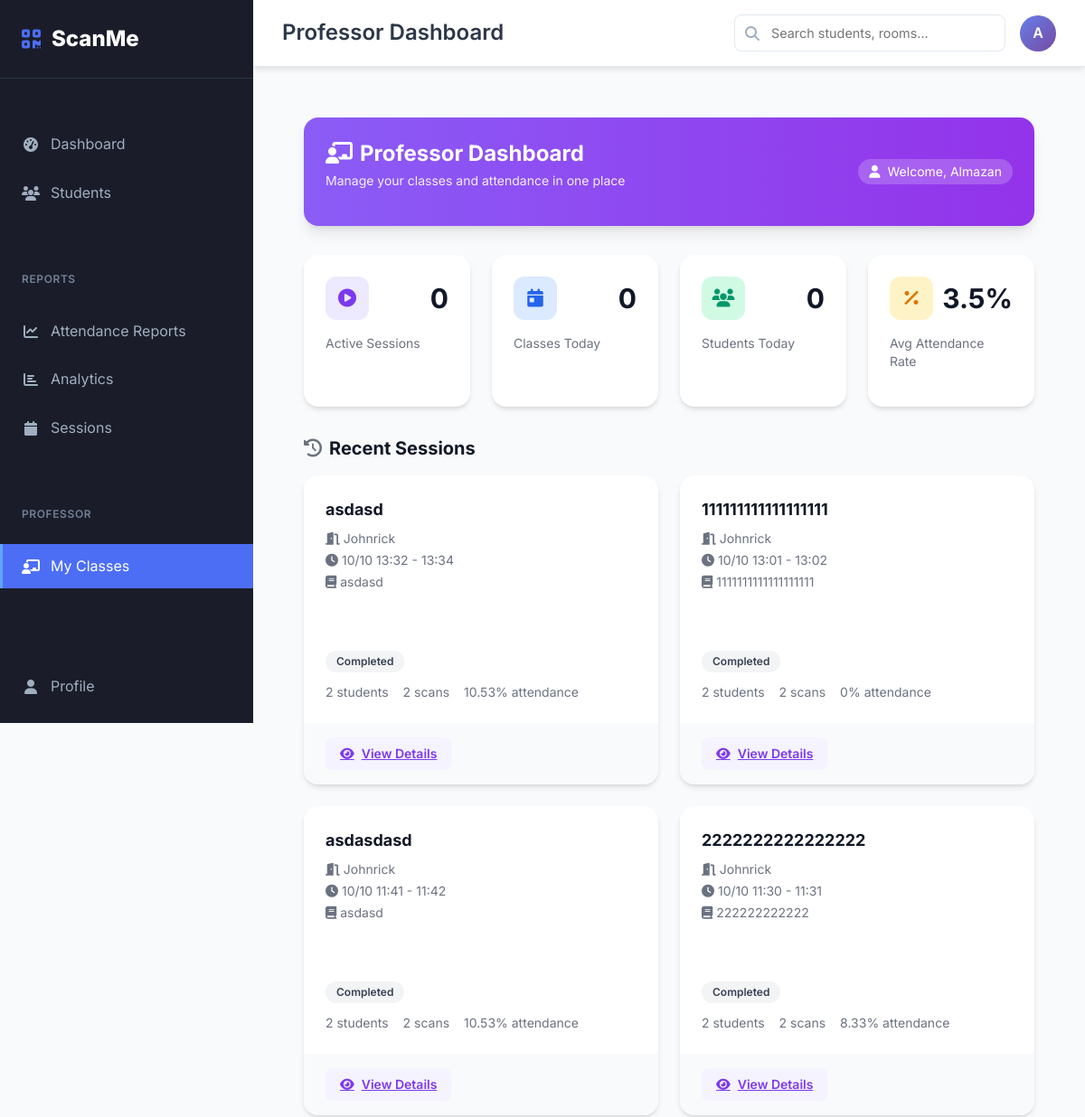
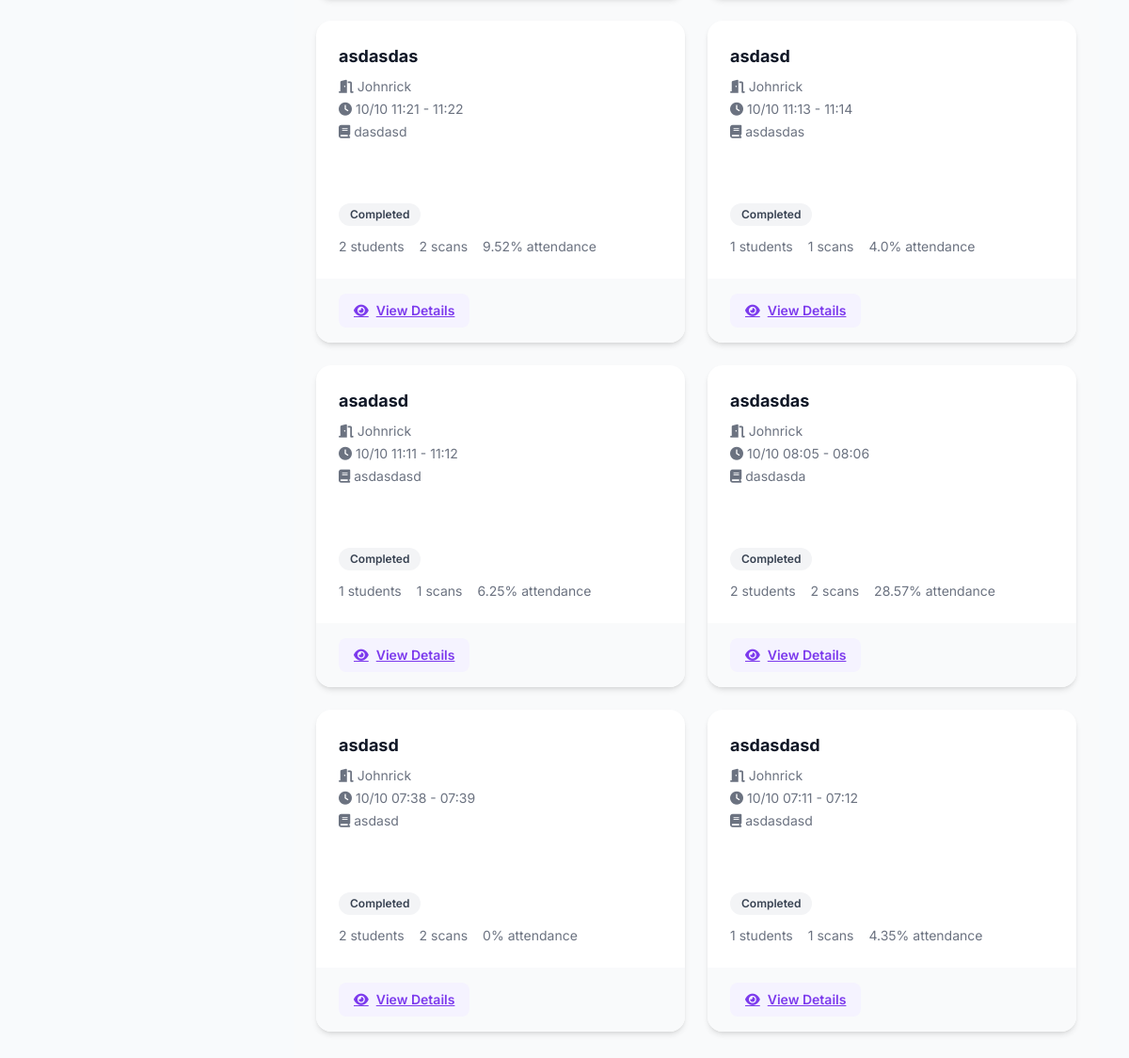
Page /professor/ (signed in) on the earlier database version (2 pictures, top to bottom).
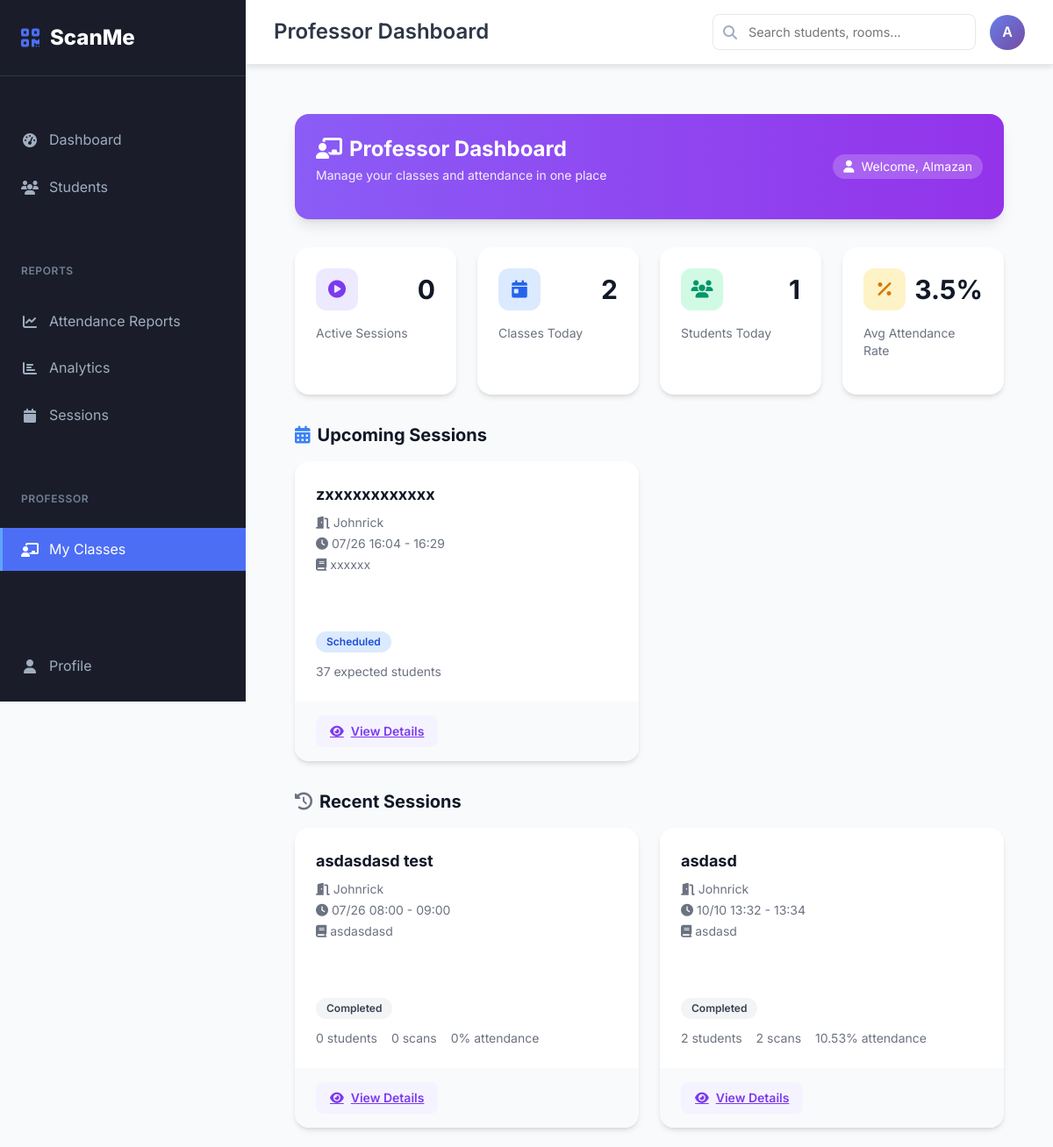
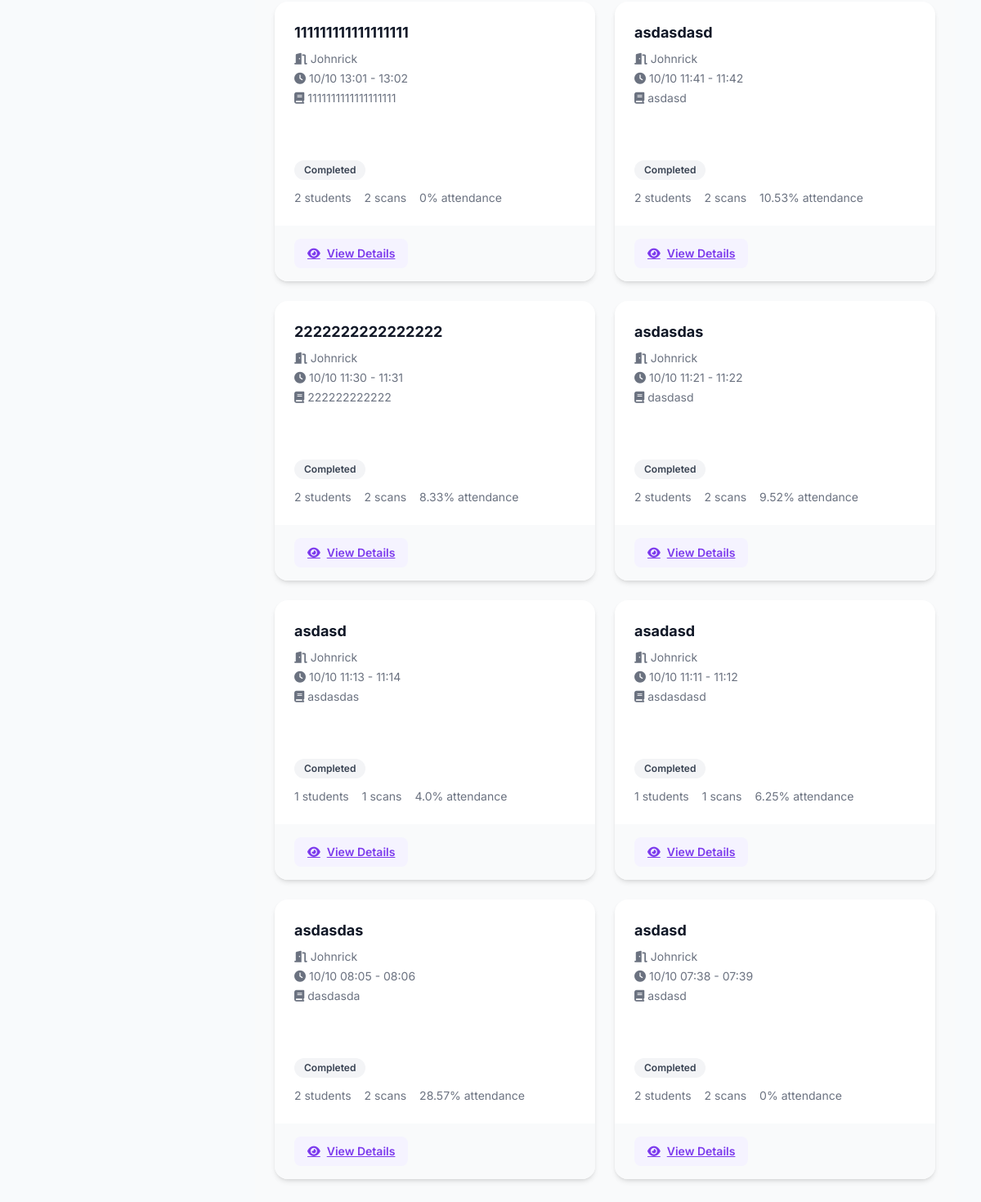
Same page on the later database version (2 pictures, top to bottom).
### app/models/attendance_model.py (models this page shows, shortened)
class AttendanceSession(db.Model):
    __tablename__ = 'attendance_sessions'
    id = db.Column(db.Integer, primary_key=True)
    room_id = db.Column(db.Integer, db.ForeignKey('rooms.id'), nullable=False, index=True)
    session_name = db.Column(db.String(100), nullable=False)
    subject = db.Column(db.String(100))
    instructor = db.Column(db.String(100))
    start_time = db.Column(db.DateTime, nullable=False)
    end_time = db.Column(db.DateTime, nullable=False)
    expected_students = db.Column(db.Integer, default=0)
    is_active = db.Column(db.Boolean, default=True, nullable=False)
    created_by = db.Column(db.Integer, db.ForeignKey('users.id'), nullable=False)
    created_at = db.Column(db.DateTime, default=datetime.utcnow)
    attendance_records = db.relationship('AttendanceRecord', backref='session', lazy=True)
    def get_attendance_summary(self):
        total_scans = len(self.attendance_records)
        unique_students = len(set(record.student_id for record in self.attendance_records))
        late_arrivals = len([record for record in self.attendance_records if record.is_late])
        duplicates = len([record for record in self.attendance_records if record.is_duplicate])
        attendance_rate = 0
        if self.expected_students > 0:
            attendance_rate = (unique_students / self.expected_students) * 100
        return {
            'total_scans': total_scans,
            'unique_students': unique_students,
            'late_arrivals': late_arrivals,
            'duplicates': duplicates,
            'expected_students': self.expected_students,
            'attendance_rate': round(attendance_rate, 2)
        }
    def get_session_status(self):
        now = datetime.utcnow()
        if not self.is_active:
            return 'inactive'
        elif now < self.start_time:
            return 'scheduled'
        elif now > self.end_time:
            return 'completed'
        else:
            return 'active'

### app/models/room_model.py (models this page shows, shortened)
class Room(db.Model):
    __tablename__ = 'rooms'
    id = db.Column(db.Integer, primary_key=True)
    room_number = db.Column(db.String(20), unique=True, nullable=False, index=True)
    room_name = db.Column(db.String(100), nullable=True)
    building = db.Column(db.String(50), nullable=False)
    floor = db.Column(db.Integer, nullable=False)
    capacity = db.Column(db.Integer, nullable=False, default=30)
    room_type = db.Column(db.String(30), nullable=False, default='classroom')  # classroom, laboratory, auditorium
    equipment = db.Column(db.Text)  # JSON string of available equipment
    description = db.Column(db.Text)
    is_active = db.Column(db.Boolean, default=True, nullable=False)
    created_at = db.Column(db.DateTime, default=datetime.utcnow)
    updated_at = db.Column(db.DateTime, default=datetime.utcnow, onupdate=datetime.utcnow)
    attendance_records = db.relationship('AttendanceRecord', backref='room', lazy=True, cascade='all, delete-orphan')
    sessions = db.relationship('AttendanceSession', backref='room', lazy=True, cascade='all, delete-orphan')

### app/routes/professor_routes.py (the view)
    def decorated_function(*args, **kwargs):
        if not current_user.is_authenticated:
            return redirect(url_for('auth.login'))
        if not (current_user.is_professor() or current_user.is_admin()):
            flash('Access denied. Professor privileges required.', 'error')
            return redirect(url_for('main.dashboard'))
        return f(*args, **kwargs)

### app/models/user_model.py (called while the page is built)
    def is_admin(self):
        return self.role == 'admin'

    def is_professor(self):
        return self.role == 'professor'

    def can_manage_students(self):
        return self.role in ['admin', 'professor']

    def can_view_reports(self):
        return self.role in ['admin', 'professor']

    def get_display_name(self):
        return self.username.title()

### app/routes/professor_routes.py (called while the page is built)
def requires_professor_access(f):
    def decorated_function(*args, **kwargs):
        if not current_user.is_authenticated:
            return redirect(url_for('auth.login'))
        if not (current_user.is_professor() or current_user.is_admin()):
            flash('Access denied. Professor privileges required.', 'error')
            return redirect(url_for('main.dashboard'))
        return f(*args, **kwargs)
    decorated_function.__name__ = f.__name__
    return decorated_function

### app/templates/professor/dashboard.html (shortened to what the changed rows need)
{% extends "dashboard_base.html" %}
{% block page_title %}Professor Dashboard{% endblock %}
{% block content %}
<div class="tw-p-6 tw-bg-gray-50">
    <div class="tw-bg-gradient-to-r tw-from-violet-500 tw-to-purple-600 tw-rounded-2xl tw-p-6 tw-mb-8 tw-text-white tw-shadow-lg">
        <div class="tw-flex tw-flex-col sm:tw-flex-row tw-justify-between tw-items-start sm:tw-items-center tw-gap-4">
            <div>
                <h1 class="tw-text-2xl tw-font-bold tw-mb-1">
                    <i class="fas fa-chalkboard-teacher tw-mr-2"></i>Professor Dashboard
                </h1>
            </div>
        </div>
    </div>
    <div class="tw-grid tw-grid-cols-1 sm:tw-grid-cols-2 lg:tw-grid-cols-4 tw-gap-6 tw-mb-8">
        <div class="tw-bg-white tw-rounded-2xl tw-p-6 tw-shadow-md tw-border tw-border-gray-100">
            <div class="tw-flex tw-items-center tw-justify-between tw-mb-4">
                <div class="tw-w-12 tw-h-12 tw-rounded-xl tw-bg-blue-100 tw-text-blue-600 tw-flex tw-items-center tw-justify-center tw-text-xl">
                    <i class="fas fa-calendar-day"></i>
                </div>
                <span class="tw-text-3xl tw-font-bold tw-text-gray-900">{{ stats.total_classes_today or 0 }}</span>
            </div>
        </div>
        <div class="tw-bg-white tw-rounded-2xl tw-p-6 tw-shadow-md tw-border tw-border-gray-100">
            <div class="tw-flex tw-items-center tw-justify-between tw-mb-4">
                <div class="tw-w-12 tw-h-12 tw-rounded-xl tw-bg-emerald-100 tw-text-emerald-600 tw-flex tw-items-center tw-justify-center tw-text-xl">
                    <i class="fas fa-users"></i>
                </div>
                <span class="tw-text-3xl tw-font-bold tw-text-gray-900">{{ stats.total_students_today or 0 }}</span>
            </div>
        </div>
    </div>
    {% if upcoming_sessions %}
    <div class="tw-mb-8">
        <h2 class="tw-text-xl tw-font-bold tw-text-gray-900 tw-mb-4">
            <i class="fas fa-calendar-alt tw-mr-2 tw-text-blue-500"></i>Upcoming Sessions
        </h2>
        <div class="tw-grid tw-grid-cols-1 lg:tw-grid-cols-2 tw-gap-6">
            {% for session in upcoming_sessions %}
            <div class="tw-bg-white tw-rounded-2xl tw-shadow-md tw-border tw-border-gray-100 tw-overflow-hidden hover:tw-shadow-lg tw-transition tw-duration-200">
                <div class="tw-p-6 tw-border-b tw-border-gray-100">
                    <h3 class="tw-text-lg tw-font-bold tw-text-gray-900 tw-mb-2">{{ session.session_name }}</h3>
                    <p class="tw-text-sm tw-text-gray-500 tw-mb-1">
                        <i class="fas fa-door-open tw-mr-1"></i>{{ session.room.room_name or session.room.room_number }}
                    </p>
                    <p class="tw-text-sm tw-text-gray-500 tw-mb-1">
                        <i class="fas fa-clock tw-mr-1"></i>{{ session.start_time.strftime('%m/%d %H:%M') }} - {{ session.end_time.strftime('%H:%M') }}
                    </p>
                    {% if session.subject %}
                    <p class="tw-text-sm tw-text-gray-500">
                        <i class="fas fa-book tw-mr-1"></i>{{ session.subject }}
                    </p>
                    {% endif %}
                </div>
                <div class="tw-p-6">
                    <span class="tw-inline-flex tw-items-center tw-gap-1 tw-px-3 tw-py-1 tw-rounded-full tw-text-xs tw-font-semibold tw-bg-blue-100 tw-text-blue-700">Scheduled</span>
                    <div class="tw-flex tw-gap-4 tw-mt-3 tw-text-sm tw-text-gray-500">
                        <span>{{ session.expected_students }} expected students</span>
                    </div>
                </div>
                <div class="tw-px-6 tw-py-4 tw-bg-gray-50 tw-border-t tw-border-gray-100">
                    <a href="{{ url_for('professor.session_detail', session_id=session.id) }}" class="tw-inline-flex tw-items-center tw-gap-2 tw-px-4 tw-py-2 tw-rounded-lg tw-text-sm tw-font-semibold tw-text-violet-600 tw-bg-violet-50 hover:tw-bg-violet-100 tw-transition">
                        <i class="fas fa-eye"></i>View Details
                    </a>
                </div>
            </div>
            {% endfor %}
        </div>
    </div>
    {% endif %}
    {% if past_sessions %}
    <div class="tw-mb-8">
        <h2 class="tw-text-xl tw-font-bold tw-text-gray-900 tw-mb-4">
            <i class="fas fa-history tw-mr-2 tw-text-gray-500"></i>Recent Sessions
        </h2>
        <div class="tw-grid tw-grid-cols-1 lg:tw-grid-cols-2 tw-gap-6">
            {% for session in past_sessions %}
            <div class="tw-bg-white tw-rounded-2xl tw-shadow-md tw-border tw-border-gray-100 tw-overflow-hidden hover:tw-shadow-lg tw-transition tw-duration-200">
                <div class="tw-p-6 tw-border-b tw-border-gray-100">
                    <h3 class="tw-text-lg tw-font-bold tw-text-gray-900 tw-mb-2">{{ session.session_name }}</h3>
                    <p class="tw-text-sm tw-text-gray-500 tw-mb-1">
                        <i class="fas fa-door-open tw-mr-1"></i>{{ session.room.room_name or session.room.room_number }}
                    </p>
                    <p class="tw-text-sm tw-text-gray-500 tw-mb-1">
                        <i class="fas fa-clock tw-mr-1"></i>{{ session.start_time.strftime('%m/%d %H:%M') }} - {{ session.end_time.strftime('%H:%M') }}
                    </p>
                    {% if session.subject %}
                    <p class="tw-text-sm tw-text-gray-500">
                        <i class="fas fa-book tw-mr-1"></i>{{ session.subject }}
                    </p>
                    {% endif %}
                </div>
                <div class="tw-p-6">
                    <span class="tw-inline-flex tw-items-center tw-gap-1 tw-px-3 tw-py-1 tw-rounded-full tw-text-xs tw-font-semibold tw-bg-gray-100 tw-text-gray-700">Completed</span>
                    {% set summary = session.get_attendance_summary() %}
                    <div class="tw-flex tw-gap-4 tw-mt-3 tw-text-sm tw-text-gray-500">
                        <span>{{ summary.unique_students }} students</span>
                        <span>{{ summary.total_scans }} scans</span>
                        <span>{{ summary.attendance_rate }}% attendance</span>
                    </div>
                </div>
                <div class="tw-px-6 tw-py-4 tw-bg-gray-50 tw-border-t tw-border-gray-100">
                    <a href="{{ url_for('professor.session_detail', session_id=session.id) }}" class="tw-inline-flex tw-items-center tw-gap-2 tw-px-4 tw-py-2 tw-rounded-lg tw-text-sm tw-font-semibold tw-text-violet-600 tw-bg-violet-50 hover:tw-bg-violet-100 tw-transition">
                        <i class="fas fa-eye"></i>View Details
                    </a>
                </div>
            </div>
            {% endfor %}
        </div>
    </div>
    {% endif %}
</div>
{% endblock %}

Differences in the rows shown:
no longer on this page (row unchanged): AttendanceSession: session_name "asdasdasd", room "Johnrick", start_time "10/10 07:11", end_time "07:12", subject "asdasdasd", unique_students "1", total_scans "1", attendance_rate "4.35", shown under "Recent Sessions"
now on this page (row edited): AttendanceSession: session_name "zxxxxxxxxxxxx", room "Johnrick", start_time "07/26 16:04", end_time "16:29", subject "xxxxxx", expected_students "37", shown under "Upcoming Sessions"
now on this page (row edited): AttendanceSession: session_name "asdasdasd test", room "Johnrick", start_time "07/26 08:00", end_time "09:00", subject "asdasdasd", unique_students "0", total_scans "0", attendance_rate "0", shown under "Recent Sessions"
Other differences:
{{ stats.total_classes_today or 0 }}: "0" → "2"
{{ stats.total_students_today or 0 }}: "0" → "1"
text now shown: "Upcoming Sessions"
